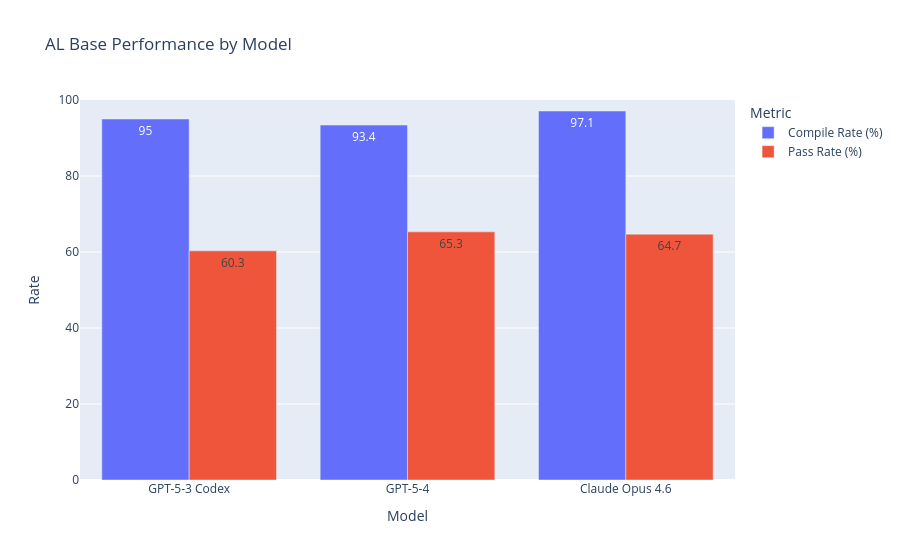

The notebook cell this image was saved under:
### Code cell
# Bar chart: compile rate and pass rate per model
if not summary_df.empty:
    melted = summary_df.melt(
        id_vars=["Model"],
        value_vars=["Compile Rate (%)", "Pass Rate (%)"],
        var_name="Metric",
        value_name="Rate",
    )
    fig = px.bar(
        melted,
        x="Model",
        y="Rate",
        color="Metric",
        barmode="group",
        title="AL Base Performance by Model",
        text_auto=True,
    )
    fig.update_layout(yaxis_range=[0, 100])
    fig.show()

### Figure 1 — Plotly figure (JSON) as saved in the notebook; plotly's stock layout.template omitted (floating-point values rounded to 4 significant figures)
{"data": [{"alignmentgroup": "True", "hovertemplate": "Metric=Compile Rate (%)<br>Model=%{x}<br>Rate=%{y}<extra></extra>", "legendgroup": "Compile Rate (%)", "marker": {"color": "#636efa", "pattern": {"shape": ""}}, "name": "Compile Rate (%)", "offsetgroup": "Compile Rate (%)", "orientation": "v", "showlegend": true, "textposition": "auto", "texttemplate": "%{y}", "type": "bar", "x": ["GPT-5-3 Codex", "GPT-5-4", "Claude Opus 4.6"], "xaxis": "x", "y": [95.0, 93.4, 97.1], "yaxis": "y"}, {"alignmentgroup": "True", "hovertemplate": "Metric=Pass Rate (%)<br>Model=%{x}<br>Rate=%{y}<extra></extra>", "legendgroup": "Pass Rate (%)", "marker": {"color": "#EF553B", "pattern": {"shape": ""}}, "name": "Pass Rate (%)", "offsetgroup": "Pass Rate (%)", "orientation": "v", "showlegend": true, "textposition": "auto", "texttemplate": "%{y}", "type": "bar", "x": ["GPT-5-3 Codex", "GPT-5-4", "Claude Opus 4.6"], "xaxis": "x", "y": [60.3, 65.3, 64.7], "yaxis": "y"}], "layout": {"barmode": "group", "legend": {"title": {"text": "Metric"}, "tracegroupgap": 0}, "title": {"text": "AL Base Performance by Model"}, "xaxis": {"anchor": "y", "domain": [0, 1], "title": {"text": "Model"}}, "yaxis": {"anchor": "x", "domain": [0, 1], "range": [0, 100], "title": {"text": "Rate"}}}}
